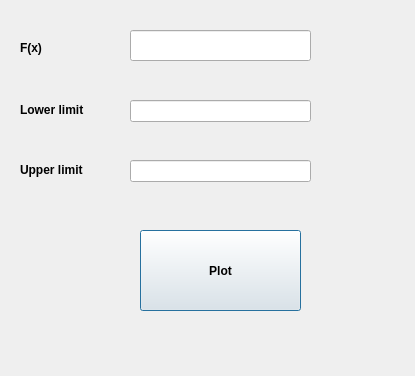
<?xml version="1.0" encoding="UTF-8"?>
<ui version="4.0">
 <class>Dialog</class>
 <widget class="QDialog" name="Dialog">
  <property name="geometry">
   <rect>
    <x>0</x>
    <y>0</y>
    <width>415</width>
    <height>376</height>
   </rect>
  </property>
  <property name="windowTitle">
   <string>Dialog</string>
  </property>
  <widget class="QPushButton" name="button1">
   <property name="geometry">
    <rect>
     <x>140</x>
     <y>230</y>
     <width>161</width>
     <height>81</height>
    </rect>
   </property>
   <property name="font">
    <font>
     <bold>true</bold>
    </font>
   </property>
   <property name="styleSheet">
    <string notr="true">border-width:5px ;
border-color:blue;


</string>
   </property>
   <property name="text">
    <string>Plot</string>
   </property>
  </widget>
  <widget class="QLabel" name="label">
   <property name="geometry">
    <rect>
     <x>20</x>
     <y>40</y>
     <width>55</width>
     <height>16</height>
    </rect>
   </property>
   <property name="font">
    <font>
     <bold>true</bold>
    </font>
   </property>
   <property name="text">
    <string>F(x)</string>
   </property>
  </widget>
  <widget class="QLabel" name="label_3">
   <property name="geometry">
    <rect>
     <x>20</x>
     <y>160</y>
     <width>81</width>
     <height>20</height>
    </rect>
   </property>
   <property name="font">
    <font>
     <bold>true</bold>
    </font>
   </property>
   <property name="text">
    <string>Upper limit</string>
   </property>
  </widget>
  <widget class="QLineEdit" name="lineEdit_3">
   <property name="geometry">
    <rect>
     <x>130</x>
     <y>30</y>
     <width>181</width>
     <height>31</height>
    </rect>
   </property>
   <property name="autoFillBackground">
    <bool>false</bool>
   </property>
   <property name="styleSheet">
    <string notr="true">border-color:blue;
border-width:10px;
border-color: qlineargradient(spread:pad, x1:0.947115, y1:0.023, x2:1, y2:0, stop:0.985577 rgba(0, 0, 0, 255), stop:1 rgba(255, 255, 255, 255));
</string>
   </property>
  </widget>
  <widget class="QLineEdit" name="lineEdit">
   <property name="geometry">
    <rect>
     <x>130</x>
     <y>100</y>
     <width>181</width>
     <height>22</height>
    </rect>
   </property>
  </widget>
  <widget class="QLineEdit" name="lineEdit_2">
   <property name="geometry">
    <rect>
     <x>130</x>
     <y>160</y>
     <width>181</width>
     <height>22</height>
    </rect>
   </property>
  </widget>
  <widget class="QLabel" name="label_2">
   <property name="geometry">
    <rect>
     <x>20</x>
     <y>100</y>
     <width>81</width>
     <height>20</height>
    </rect>
   </property>
   <property name="font">
    <font>
     <bold>true</bold>
    </font>
   </property>
   <property name="text">
    <string>Lower limit</string>
   </property>
  </widget>
 </widget>
 <resources/>
 <connections/>
</ui>
